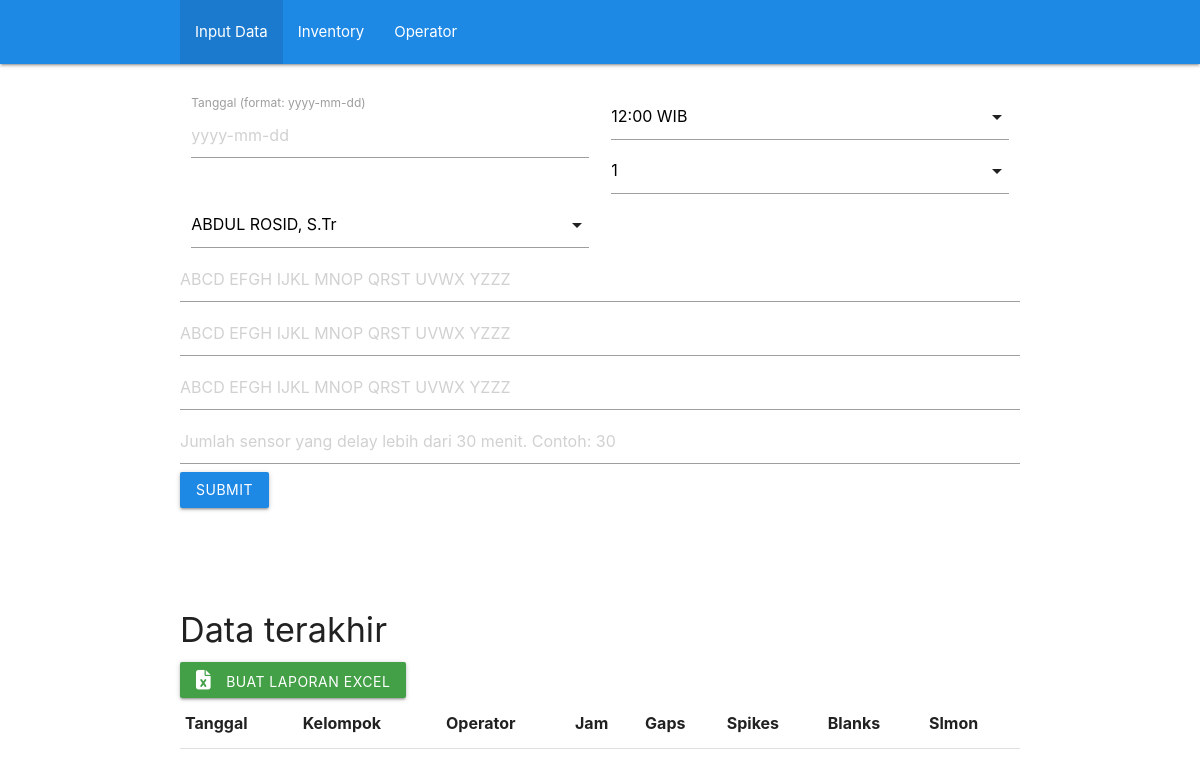
Before: / with the older database file.
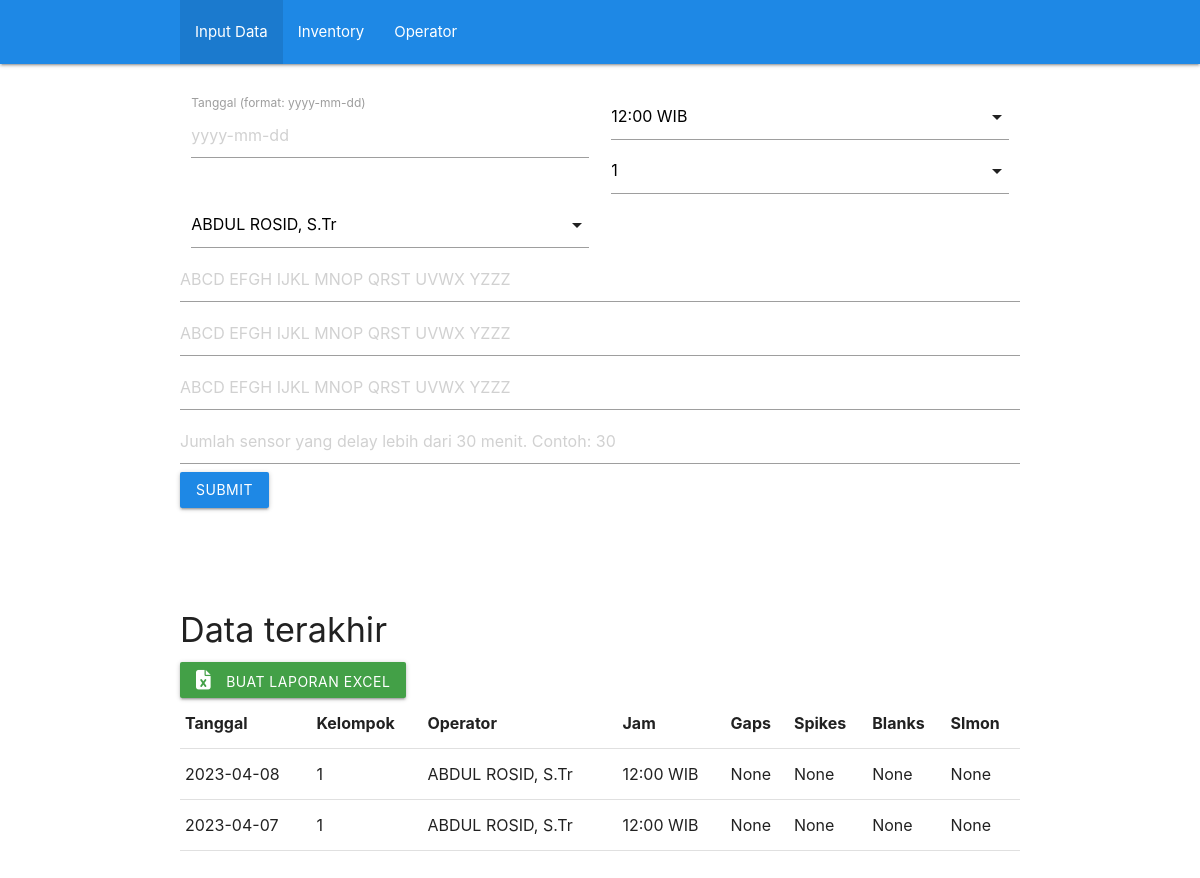
After: the same page with the newer database file.
### ChecklistSeiscomp/models.py (models this page shows, shortened)
class ChecklistSeiscompModel(models.Model):
    tanggal = models.DateField()
    jam = models.CharField(max_length=20, choices=WAKTU, default='12:00 WIB')
    kelompok = models.IntegerField(choices=KELOMPOK, default=1)
    operator = models.TextField(null=True,)
    gaps = models.CharField(max_length=500, null=True, blank=True)
    spikes = models.CharField(max_length=500, null=True, blank=True)
    blanks = models.CharField(max_length=500, null=True, blank=True)
    slmon = models.PositiveIntegerField(null=True, blank=True)

### ChecklistSeiscomp/views.py (the view)
# urls.py: path('', views.create_view, name='checklist-seiscomp'),
def create_view(request):
    context = {}
    context['dataset'] = ChecklistSeiscompModel.objects.all().order_by('-tanggal')[:2]
    input_form = InputForm(request.POST or None)
    if input_form.is_valid():
        input_form.save()
        input_form = InputForm()
    context['input_form'] = input_form
    return render(request, "create_view.html", context)

### ChecklistSeiscomp/models.py (called while the page is built)
    def __str__(self):
        return self.name

### ChecklistSeiscomp/templates/create_view.html (shortened to what this page needs)
{% extends "base.html" %}
{% load materializecss %}
{% block content %}
<div class="container" style="padding-top: 2rem; padding-bottom: 2rem;">
    <div class="row">
        <form method="POST" enctype="multipart/form-data">
            <div class="col m6 s12">
                <label for="tanggal">Tanggal (format: yyyy-mm-dd)</label>
                {{ input_form.tanggal }}
            </div>
            <div class="col m6 s12">
            </div>
            <div class="col m6 s12">
            </div>
            <div class="col m6 s12">
            </div>
            <div>
                {{ input_form.gaps|materializecss}}
            </div>
            <div>
                {{ input_form.spikes|materializecss}}
            </div>
            <div>
                {{ input_form.blanks|materializecss}}
            </div>
            <div>
                {{ input_form.slmon|materializecss}}
            </div>
            <button type="submit" class="btn waves-effect waves-light blue darken-1" type="submit"
                name="action">Submit</button>
        </form>
    </div>
    <br><br>
    <h4>Data terakhir</h4>
    <a class="waves-effect waves-light btn green darken-1"
        onclick="window.location.href='{% url 'export_excel_instant' %}'"><i class="fa-solid fa-file-excel"
            style="padding-right: 1rem;"></i>Buat Laporan
        Excel</a>
    <table>
        <tr>
            <th>Tanggal</th>
            <th>Kelompok</th>
            <th>Operator</th>
            <th>Jam</th>
            <th>Gaps</th>
            <th>Spikes</th>
            <th>Blanks</th>
            <th>Slmon</th>
        </tr>
        {% for data in dataset %}
        <tr>
            <td> {{ data.tanggal|date:'Y-m-d' }} </td>
            <td> {{ data.kelompok }} </td>
            <td> {{ data.operator }} </td>
            <td> {{ data.jam }} </td>
            <td> {{ data.gaps }} </td>
            <td> {{ data.spikes }} </td>
            <td> {{ data.blanks }} </td>
            <td> {{ data.slmon }} </td>
        </tr>
        {% endfor %}
    </table>
</div>
{% endblock content %}

Changed rows visible on the page:
added ChecklistSeiscompModel: tanggal "2023-04-08", kelompok "1", operator "ABDUL ROSID, S.Tr", jam "12:00 WIB", gaps "None", spikes "None", blanks "None", slmon "None"
added ChecklistSeiscompModel: tanggal "2023-04-07", kelompok "1", operator "ABDUL ROSID, S.Tr", jam "12:00 WIB", gaps "None", spikes "None", blanks "None", slmon "None"
